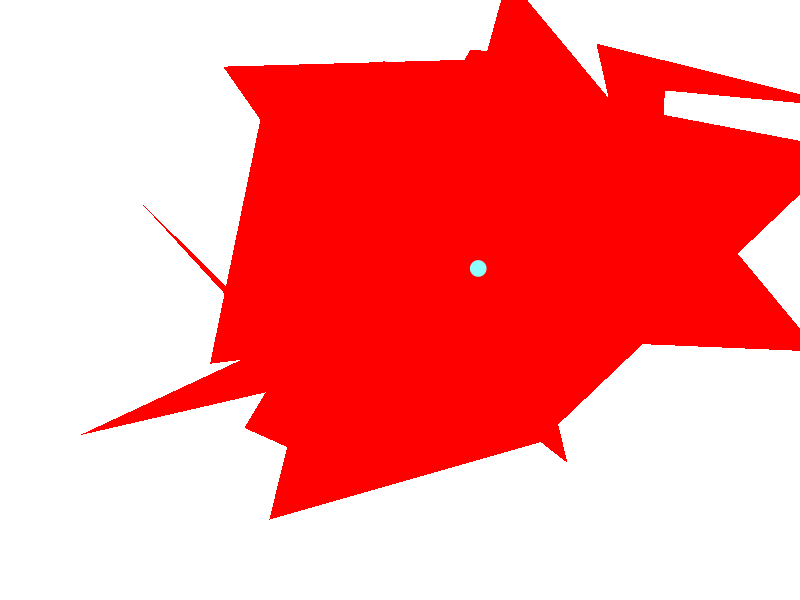

The R script that drew this image:

png("/home/ubuntu/tbot/random_plot.png")


## Get a palette of contiguous colors from the rainbow
get_block_palette <- function(n, m, s){
  range = rainbow(m)
  max_start = m - (n*s)
  start = floor(runif(1, 1, max_start))
  j = 1:n * (s-1)
  i = start:(start+n-1) + j
  return(range[i])
}

## Get random colors from a pre-set palette
get_palette <- function(n, m){
  
  f = floor(runif(1, 1, 7))
  
  # by default get a block palette
  p = get_block_palette(n, m, floor(runif(1,1,3)))
  
  # otherwise pick one of the pre-mades
  if (f == 1){
    p = rainbow(m, alpha = 1)
  } 
  
  if (f == 1){
    p = heat.colors(m, alpha = 1)
  }
  
  if (f == 2){
    p = topo.colors(m, alpha = 1)
  }
  
  if (f == 3){
    p = cm.colors(m, alpha = 1)
  }
  
  m = 100
  
  #return(p[floor(runif(n, 1, m))])
  return(p)
}

get_shapes <-function(n){
  allowed_shapes = 15:19
  s = 1:n * 0 + 1
  return(sample(allowed_shapes, 1) * s)
}


get_coords <- function(n){
  
  # pick a distribution
  f = floor(runif(1, 1, 4))
  if (f == 1){
    coord = runif(n * 2)
  }
  
  if (f == 2){
    lambda = runif(1, 1, n*2)
    coord = rpois(n*2, lambda)
  }
  
  if (f == 3){
    shape = runif(1,1,n*2)
    scale = runif(1,1,n*2)
    coord = rgamma(n*2, shape, scale)
  }
  
  # in some cases add noise
  f = floor(runif(1, 1, 3))
  if (f == 3){
    noise = runif(n*2)
    coord = coord * (noise**0.5)
  }
  
  # in some cases make the coords related to the indexes
  f = floor(runif(1, 1, 4))
  if (f == 3){
    coord = sort(coord)
    a = mean(coord)
    coord = runif(n, a/2, a*1.5) #jitter
  }  
  
  return(coord)
  
}

get_sizes <- function(n){
  f = floor(runif(1, 1, 4))
 
  # by default sizes are all the same
  s = 1:n * 0 + 1
  r = runif(1, 5, 25)
  sizes = s * r
  
  # somtimes they are gausian
  if (f == 2){
    sizes = rnorm(n, r)
  }
  
  # sometimes they are poisson
  if (f == 3){
    lambda = runif(1, 1, n*2)
    sizes = rpois(n, lambda)
  }
  return(sizes)
}


rorshache <- function(colors){
  plot((-10:10) * 2.5, (-10:10) * 2.5, type = "n", axes = FALSE, ylab = NA, xlab = NA)
  for (x in 1:floor(runif(1,5,15))){
    
    if (is.na(colors)){
      c = 'black'
    }
    else{
      c = colors[x]
    }
    
    r = rnorm(1, 10 - x / 10 + .1, 1)
    
    a = 1
    b = 2
    
    i = runif(20, -r, r)
    j = runif(1, -1-r, 1+r)
    k = runif(1, -1-r, 1+r)
    
    x = c(1 - j, 1 - j, 2 + k, 2 + k) + i[1:4] - 15
    y = c(1 - j, 2 + k, 2 + k, 1 - j) + i[5:8]
    polygon(x, y, col = c, border = NA)
    
    x = 0 - (c(1 - j, 1 - j, 2 + k, 2 + k) + i[1:4]) + 15
    y = c(1 - j, 2 + k, 2 + k, 1 - j) + i[5:8]
    polygon(x, y, col = c, border = NA)
  }
}

polygons <- function(colors){
  plot((-7:7) * 2.5, (-7:7) * 2.5, type = "n", axes = FALSE, ylab = NA, xlab = NA)
  for (x in 1:floor(runif(1,5,15))){
    
    r = rnorm(1, 10 - x / 10 + .1, 1)
    
    if (is.na(colors)){
      i = floor(runif(1,1, 6))
      c = rainbow(5)[i]
    }
    else{
      c = colors[x]
    }
    
    a = 1
    b = 2
    
    i = runif(20, -r, r)
    j = runif(1, -1-r, 1+r)
    k = runif(1, -1-r, 1+r)
    
    x = c(1 - j, 1 - j, 2 + k, 2 + k) + i[1:4]
    y = c(1 - j, 2 + k, 2 + k, 1 - j) + i[5:8]
    polygon(x, y, col = 'red', border = NA)
  }
}




random_plot <- function(){
  
  n = floor(runif(1, 10, 100))
  coord = get_coords(n*2)
  colors = palette = get_palette(n, n * 5)
  shapes = get_shapes(n)
  sizes = get_sizes(n)
  
  x = coord[((1:n) * 2) - 1]
  y = coord[(1:n) *  2]
  
  xl = c(min(x) - mean(x)*.25, max(x) +  mean(x)*.25)
  yl = c(min(y) - mean(y)*.25, max(y) +  mean(y)*.25)
  
  ptype = rbinom(1, prob = 0.5, size = 1)

  # do a scatter plot
  if (ptype == 1){
    plot(x, y, pch = shapes, col = colors, axes=F, ylab = '', xlab = '',  cex = sizes, xlim = xl, ylim =yl)
  }
  
  # plot polygons
  if (ptype == 0){
    polytype = rbinom(1, prob = 0.4, size = 1)
    c = rbinom(1, prob = 0.2, size = 1)
    if (c == 1){
      colors = palette = get_palette(n, n * 5)
    }
    else{
      colors = NA
    }
    
    if (polytype == 1){
      rorshache(colors)
    }
    else {
      polygons(colors)
    }
  }
  

  # occassionally do a overlay of another set of points
  for (i in 1:3){
    n = n * floor(runif(1,1,5))
    new_coord = get_coords(n*2)
    new_coord = (new_coord - mean(coord))/sd(coord)
    
    x = new_coord[((1:n) * 2) - 1]
    y = new_coord[(1:n) *  2]
    
    colors = palette = get_palette(n, n * 4)
    shapes = get_shapes(n)
    sizes = get_sizes(n)/10
    points(x, y, pch = shapes, col = colors,  cex = sizes)
    
  }
}

#png("/home/nberk/random_plot.png")#, height=500, width=500)
par(mar=c(0,0,0,0))
random_plot()
dev.off()




##############





